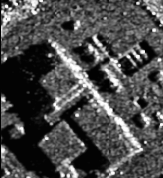
#> input picture clahe_enhanced/clahe_dsm_onagawa.tif, 163 x 178 px, given in place of high_detailed4.tif, which was not available
$ jupyter execute --allow-errors Histogram_equalization1.ipynb   (text cells are left out)
#> lines starting #> are read from the running program, lines starting #| are printed output that depends on the picture; pictures that were not available may be replaced by others from this repository, and a replacement may not be noted
[cell 1]
import cv2
import os
import matplotlib.pyplot as plt

input_image_paths = [
    '/Users/chiayeeho/Documents/21_IMAGES/high_detailed4.tif',
    '/Users/chiayeeho/Documents/21_IMAGES/dsm_onagawa.tif',
    '/Users/chiayeeho/Documents/21_IMAGES/low_polygon.tif',
]

output_directory = '/Users/chiayeeho/Documents/21_IMAGES/clahe_enhanced/'

os.makedirs(output_directory, exist_ok=True)


for image_path in input_image_paths:

    image = cv2.imread(image_path, cv2.IMREAD_GRAYSCALE)
#> image is the input picture: shape (178, 163); min 2, max 255, mean 74.9

    # Create an instance of the CLAHE object
    clahe = cv2.createCLAHE(clipLimit=2, tileGridSize=(8, 8))

    # Apply CLAHE to the image
    enhanced_image = clahe.apply(image)
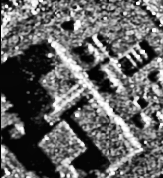
#> enhanced_image: shape (178, 163); min 2, max 255, mean 98.4

    # Get the filename from the input image path
    filename = os.path.basename(image_path)

    # Save the enhanced image to the output directory
    output_path = os.path.join(output_directory, f'clahe_{filename}')
    cv2.imwrite(output_path, enhanced_image)

    # Optionally, display the enhanced image and its histogram
    plt.figure(figsize=(12, 6))
    plt.subplot(121)
    plt.imshow(enhanced_image, cmap='gray')
    plt.title('Enhanced Image')
    plt.axis('off')

    plt.subplot(122)
    plt.hist(enhanced_image.ravel(), bins=256, range=(0, 255), color='blue', alpha=0.7)
    plt.title('Histogram')
    plt.xlim(0, 255)

    plt.show()
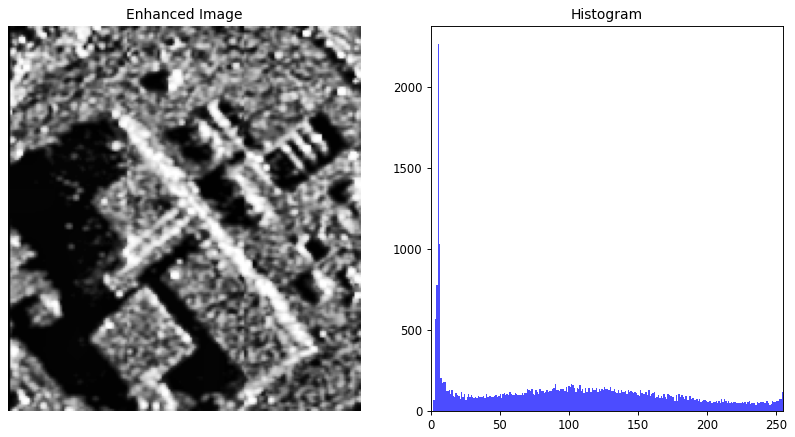
#> figure drawn by matplotlib, 2 panels; panel 2: tallest bar 2260 high, from x = 4.98 to 5.98
#> pass 2 of the loop `for image_path in input_image_paths:`:
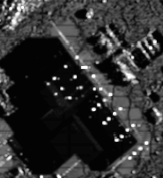
#> input picture clahe_enhanced/clahe_low_polygon.tif, 163 x 178 px, given in place of dsm_onagawa.tif, which was not available
#> image is the input picture: shape (178, 163); min 2, max 255, mean 47.9
#> `enhanced_image = clahe.apply(image)`:
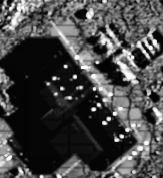
#> enhanced_image: shape (178, 163); min 2, max 255, mean 70.5
#> `plt.show()`:
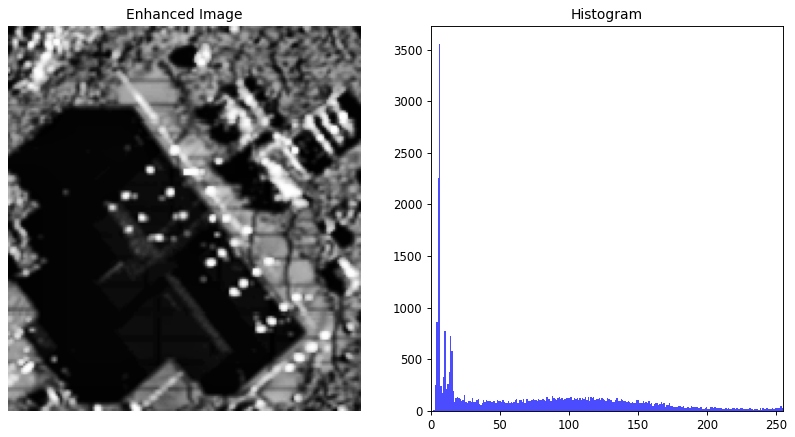
#> figure drawn by matplotlib, 2 panels; panel 2: tallest bar 3551 high, from x = 5.98 to 6.97

print('Enhanced images saved to:', output_directory)

[cell 2]
import cv2
import numpy as np


img1 = cv2.imread('/Users/chiayeeho/Documents/21_IMAGES/authentic_small.tif', cv2.IMREAD_GRAYSCALE)
img2 = cv2.imread('/Users/chiayeeho/Documents/21_IMAGES/clahe_dsm.tif', cv2.IMREAD_GRAYSCALE)
img3 = cv2.imread('/Users/chiayeeho/Documents/21_IMAGES/clahe_low_poygon.tif', cv2.IMREAD_GRAYSCALE)
img4 = cv2.imread('/Users/chiayeeho/Documents/21_IMAGES/clahe_high_detailed4.tif', cv2.IMREAD_GRAYSCALE)
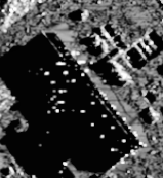
#> input picture clahe_enhanced/clahe_high_detailed4.tif, 163 x 178 px, found by its file name
#> img4 is the input picture: shape (178, 163); min 2, max 255, mean 63.5

#> (the rest of this cell did not finish here and is left out)
